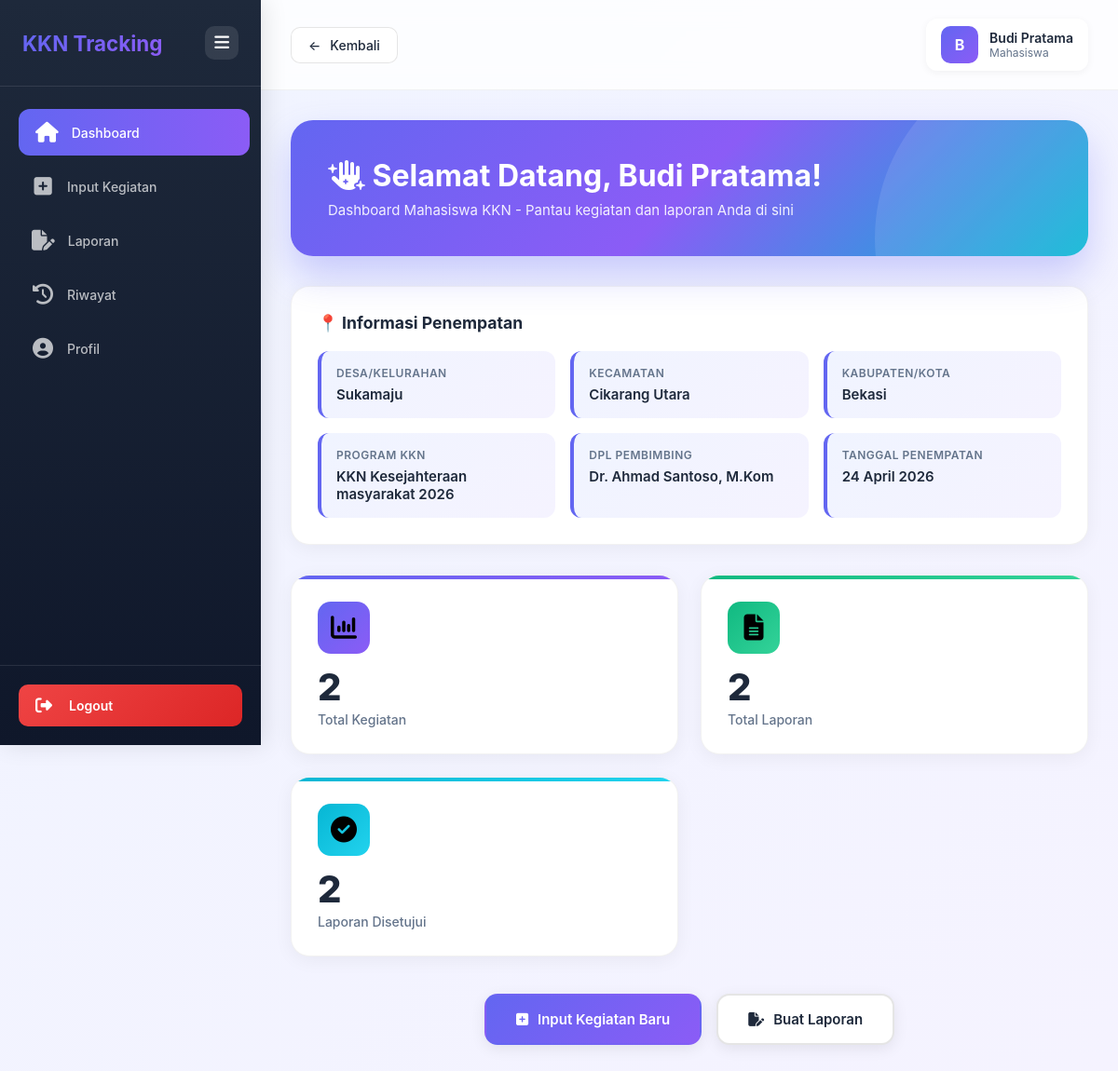
The app's page /mahasiswa/dashboard.php (signed in) with its own data.
### tables this page shows
CREATE TABLE `penempatan` (
  `id` int NOT NULL AUTO_INCREMENT,
  `mahasiswa_id` int NOT NULL,
  `lokasi_id` int NOT NULL,
  `program_id` int NOT NULL,
  `dpl_id` int NOT NULL,
  `tanggal_penempatan` date NOT NULL,
  `status` enum('aktif','selesai','mengundurkan_dir') DEFAULT 'aktif',
  `created_at` timestamp NOT NULL DEFAULT CURRENT_TIMESTAMP,
  PRIMARY KEY (`id`),
  KEY `dpl_id` (`dpl_id`),
  KEY `idx_mahasiswa` (`mahasiswa_id`),
  KEY `idx_lokasi` (`lokasi_id`),
  KEY `idx_program` (`program_id`),
  KEY `idx_status` (`status`),
  CONSTRAINT `penempatan_ibfk_1` FOREIGN KEY (`mahasiswa_id`) REFERENCES `users` (`id`) ON DELETE CASCADE,
  CONSTRAINT `penempatan_ibfk_2` FOREIGN KEY (`lokasi_id`) REFERENCES `lokasi` (`id`),
  CONSTRAINT `penempatan_ibfk_3` FOREIGN KEY (`program_id`) REFERENCES `program_kkn` (`id`),
  CONSTRAINT `penempatan_ibfk_4` FOREIGN KEY (`dpl_id`) REFERENCES `users` (`id`)
);

CREATE TABLE `lokasi` (
  `id` int NOT NULL AUTO_INCREMENT,
  `nama_desa` varchar(100) NOT NULL,
  `kecamatan` varchar(50) NOT NULL,
  `kabupaten` varchar(50) NOT NULL,
  `provinsi` varchar(50) NOT NULL,
  `alamat_detail` text,
  `koordinat_lat` decimal(10,8) DEFAULT NULL,
  `koordinat_long` decimal(11,8) DEFAULT NULL,
  `nama_pemdes` varchar(100) DEFAULT NULL,
  `kontak_pemdes` varchar(15) DEFAULT NULL,
  `created_at` timestamp NOT NULL DEFAULT CURRENT_TIMESTAMP,
  PRIMARY KEY (`id`),
  KEY `idx_desa` (`nama_desa`),
  KEY `idx_kecamatan` (`kecamatan`,`kabupaten`)
);

CREATE TABLE `program_kkn` (
  `id` int NOT NULL AUTO_INCREMENT,
  `kode_program` varchar(20) NOT NULL,
  `nama_program` varchar(150) NOT NULL,
  `periode` varchar(50) NOT NULL,
  `tahun` year NOT NULL,
  `tanggal_mulai` date DEFAULT NULL,
  `tanggal_selesai` date DEFAULT NULL,
  `status` enum('aktif','selesai','ditunda') DEFAULT 'aktif',
  `created_at` timestamp NOT NULL DEFAULT CURRENT_TIMESTAMP,
  PRIMARY KEY (`id`),
  UNIQUE KEY `kode_program` (`kode_program`),
  KEY `idx_tahun` (`tahun`),
  KEY `idx_status` (`status`)
);

CREATE TABLE `users` (
  `id` int NOT NULL AUTO_INCREMENT,
  `npm_nip` varchar(20) NOT NULL,
  `nama` varchar(100) NOT NULL,
  `email` varchar(100) NOT NULL,
  `password` varchar(255) NOT NULL,
  `role` enum('admin','dpl','mahasiswa','lembaga') NOT NULL,
  `lokasi_id` int DEFAULT NULL,
  `created_at` timestamp NOT NULL DEFAULT CURRENT_TIMESTAMP,
  PRIMARY KEY (`id`),
  UNIQUE KEY `npm_nip` (`npm_nip`),
  UNIQUE KEY `email` (`email`),
  KEY `idx_role` (`role`),
  KEY `idx_npm_nip` (`npm_nip`)
);

### Mahasiswa/dashboard.php (the view, shortened to what this page needs)
<?php
$mahasiswa_id = $_SESSION['user_id'];
$database = new Database();
$pdo = $database->getConnection();
$stmt = $pdo->prepare("
    SELECT p.*, l.nama_desa, l.kecamatan, l.kabupaten,
           pk.nama_program, u.nama as nama_dpl
    FROM penempatan p
    JOIN lokasi l ON p.lokasi_id = l.id
    JOIN program_kkn pk ON p.program_id = pk.id
    JOIN users u ON p.dpl_id = u.id
    WHERE p.mahasiswa_id = ? AND p.status = 'aktif'
");
$stmt->execute([$mahasiswa_id]);
$penempatan = $stmt->fetch(PDO::FETCH_ASSOC);
$total_kegiatan = 0;
$total_laporan = 0;
$laporan_disetujui = 0;
if ($penempatan) {
    $stmt = $pdo->prepare("SELECT COUNT(*) FROM kegiatan WHERE penempatan_id = ?");
    $stmt->execute([$penempatan['id']]);
    $total_kegiatan = $stmt->fetchColumn();
    $stmt = $pdo->prepare("
        SELECT COUNT(*) FROM laporan l
        JOIN kegiatan k ON l.kegiatan_id = k.id
        WHERE k.penempatan_id = ?
    ");
    $stmt->execute([$penempatan['id']]);
    $total_laporan = $stmt->fetchColumn();
    $stmt = $pdo->prepare("
        SELECT COUNT(*) FROM laporan l
        JOIN kegiatan k ON l.kegiatan_id = k.id
        WHERE k.penempatan_id = ? AND l.status_verifikasi = 'disetujui'
    ");
    $stmt->execute([$penempatan['id']]);
    $laporan_disetujui = $stmt->fetchColumn();
}
?>
<!DOCTYPE html>
<html lang="id">
<head>
</head>
<body>
<link rel="stylesheet" href="https://cdnjs.cloudflare.com/ajax/libs/font-awesome/6.5.1/css/all.min.css">
<aside class="sidebar" id="sidebar">
    <div class="sidebar-header">
        <div class="sidebar-brand">KKN Tracking</div>
        <button class="toggle-btn" onclick="toggleSidebar()" title="Toggle Menu">
            <i class="fa-solid fa-bars"></i>
        </button>
    </div>
    <nav class="sidebar-menu">
        <a href="dashboard.php" class="menu-item active">
            <span class="menu-icon">
                <i class="fa-solid fa-house"></i>
            </span>
            <span class="menu-text">Dashboard</span>
        </a>
        <a href="input_kegiatan.php" class="menu-item">
            <span class="menu-icon">
                <i class="fa-solid fa-square-plus"></i>
            </span>
            <span class="menu-text">Input Kegiatan</span>
        </a>
        <a href="input_laporan.php" class="menu-item">
            <span class="menu-icon">
                <i class="fa-solid fa-file-pen"></i>
            </span>
            <span class="menu-text">Laporan</span>
        </a>
        <a href="riwayat.php" class="menu-item">
            <span class="menu-icon">
                <i class="fa-solid fa-clock-rotate-left"></i>
            </span>
            <span class="menu-text">Riwayat</span>
        </a>
        <a href="profil.php" class="menu-item">
            <span class="menu-icon">
                <i class="fa-solid fa-circle-user"></i>
            </span>
            <span class="menu-text">Profil</span>
        </a>
    </nav>
    <div class="sidebar-footer">
        <a href="../logout.php" class="logout-btn">
            <span class="logout-icon">
                <i class="fa-solid fa-right-from-bracket"></i>
            </span>
            <span class="logout-text">Logout</span>
        </a>
    </div>
</aside>
    <main class="main-content">
        <div class="top-bar">
            <a href="javascript:history.back()" class="back-btn">
                <span>←</span>
                <span>Kembali</span>
            </a>
            <div class="user-info">
                <div class="user-avatar"><?= strtoupper(substr($_SESSION['nama'], 0, 1)) ?></div>
                <div>
                    <div class="user-name"><?= htmlspecialchars($_SESSION['nama']) ?></div>
                    <div class="user-role">Mahasiswa</div>
                </div>
            </div>
        </div>
        <div class="container">
<div class="welcome-card">
    <h1 class="welcome-title">
        <i class="fa-solid fa-hand-sparkles"></i>
        Selamat Datang, <?= htmlspecialchars($_SESSION['nama']) ?>!
    </h1>
    <p class="welcome-subtitle">
        Dashboard Mahasiswa KKN - Pantau kegiatan dan laporan Anda di sini
    </p>
</div>
            <?php if ($penempatan): ?>
            <div class="info-card">
                <h2 class="info-title">📍 Informasi Penempatan</h2>
                <div class="info-grid">
                    <div class="info-item">
                        <div class="info-label">Desa/Kelurahan</div>
                        <div class="info-value"><?= htmlspecialchars($penempatan['nama_desa']) ?></div>
                    </div>
                    <div class="info-item">
                        <div class="info-label">Kecamatan</div>
                        <div class="info-value"><?= htmlspecialchars($penempatan['kecamatan']) ?></div>
                    </div>
                    <div class="info-item">
                        <div class="info-label">Kabupaten/Kota</div>
                        <div class="info-value"><?= htmlspecialchars($penempatan['kabupaten']) ?></div>
                    </div>
                    <div class="info-item">
                        <div class="info-label">Program KKN</div>
                        <div class="info-value"><?= htmlspecialchars($penempatan['nama_program']) ?></div>
                    </div>
                    <div class="info-item">
                        <div class="info-label">DPL Pembimbing</div>
                        <div class="info-value"><?= htmlspecialchars($penempatan['nama_dpl']) ?></div>
                    </div>
                    <div class="info-item">
                        <div class="info-label">Tanggal Penempatan</div>
                        <div class="info-value"><?= date('d F Y', strtotime($penempatan['tanggal_penempatan'])) ?></div>
                    </div>
                </div>
            </div>
<link rel="stylesheet" href="https://cdnjs.cloudflare.com/ajax/libs/font-awesome/6.5.1/css/all.min.css">
<div class="stats-grid">
    <div class="stat-card">
        <div class="stat-icon">
            <i class="fa-solid fa-chart-column"></i>
        </div>
        <div class="stat-number"><?= $total_kegiatan ?></div>
        <div class="stat-label">Total Kegiatan</div>
    </div>
    <div class="stat-card">
        <div class="stat-icon">
            <i class="fa-solid fa-file-lines"></i>
        </div>
        <div class="stat-number"><?= $total_laporan ?></div>
        <div class="stat-label">Total Laporan</div>
    </div>
    <div class="stat-card">
        <div class="stat-icon">
            <i class="fa-solid fa-circle-check"></i>
        </div>
        <div class="stat-number"><?= $laporan_disetujui ?></div>
        <div class="stat-label">Laporan Disetujui</div>
    </div>
</div>
<link rel="stylesheet" href="https://cdnjs.cloudflare.com/ajax/libs/font-awesome/6.5.1/css/all.min.css">
<div class="quick-actions">
    <a href="input_kegiatan.php" class="action-btn primary">
        <span>
            <i class="fa-solid fa-square-plus"></i>
        </span>
        <span>Input Kegiatan Baru</span>
    </a>
    <a href="input_laporan.php" class="action-btn secondary">
        <span>
            <i class="fa-solid fa-file-pen"></i>
        </span>
        <span>Buat Laporan</span>
    </a>
</div>
<?php endif; ?>
</div>
</main>
</body>
</html>

### records on screen
penempatan: lokasi.nama_desa "Sukamaju", lokasi.kecamatan "Cikarang Utara", lokasi.kabupaten "Bekasi", program.nama_program "KKN Kesejahteraan masyarakat 2026", dpl.nama "Dr. Ahmad Santoso, M.Kom", tanggal_penempatan "24 April 2026"

### other values on screen
substr($_SESSION['nama'], 0, 1) "B"
$_SESSION['nama'] "Budi Pratama"
$total_kegiatan "2"
$total_laporan "2"
$laporan_disetujui "2"
